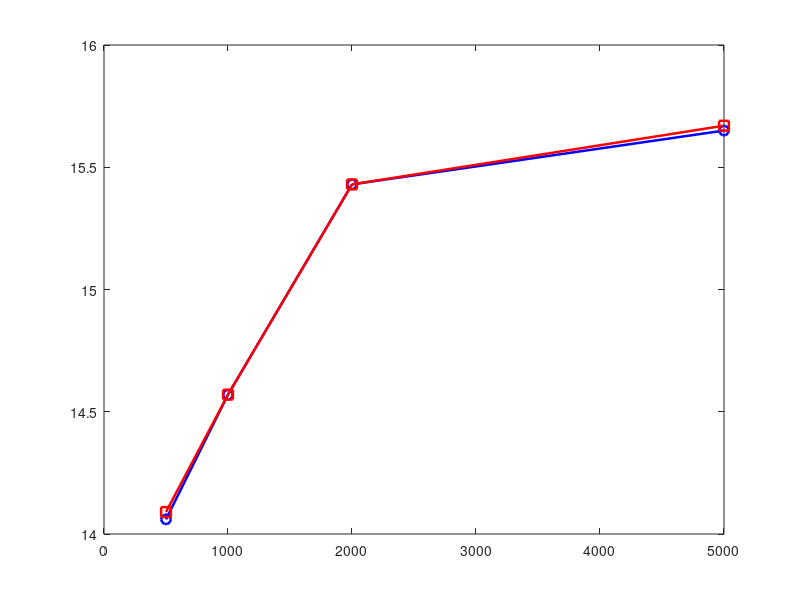

Reproduce this figure in MATLAB. (Note: this script raises an error after producing the figure.)
%% plots.m
%
% Plots produced:
%   1. itnlim vs SDR       (M=1024, both solvers)
%   2. itnlim vs Time      (M=1024, both solvers)
%   3. Time vs SDR         (M=1024, both solvers — Pareto frontier)
%   4. atol vs SDR         (M=1024, lsmr_op, itnlim=500)
%   5. atol vs Time        (M=1024, lsmr_op, itnlim=500)
%   6. SDR vs M            (scaling across M=1024,2048,4096)
%   7. Time vs M           (scaling across M=1024,2048,4096)

clear; clc; close all;

% =========================================================================
%  Data from benchmarks
%  All runs: AM method, mamavatu.wav at 16kHz, 50% random gap,
%            K=10, maxit=20, nmfit=1, atol=0 (unless noted)
% =========================================================================

%% --- M=1024, F=2048 itnlim sweep ----------------------------------------
itnlim_vals = [500, 1000, 2000, 5000];

time_mat  = [278,  529,  641,  787];
sdr_mat   = [14.06, 14.57, 15.43, 15.65];

time_op   = [352,  309,  393,  433];
sdr_op    = [14.09, 14.57, 15.43, 15.67];

% Reference lines (exact solvers, M=1024)
time_bsl_1024  = 218;
sdr_bsl_1024   = 14.76;
time_chol_1024 = 219;
sdr_chol_1024  = 14.76;

%% --- atol sweep (M=1024, lsmr_op, itnlim=500) ---------------------------
% atol: 1e-6, 1e-9, 0
atol_vals    = [1e-6,  1e-9,  0];
atol_labels  = {'1e-6', '1e-9', '0'};
time_atol_op = [377,   446,   272];
sdr_atol_op  = [13.18, 14.09, 14.09];

%% --- Scaling across M ---------------------------------------------------
M_vals = [1024, 2048, 4096];

% Exact solvers (backslash — cleaner timing at each M)
time_bsl   = [218,  787,  1868];
sdr_bsl    = [14.76, 16.14, 16.49];

% lsmr_op at itnlim=1000
time_op_1k = [309,  1010, 1636];
sdr_op_1k  = [14.57, 14.87, 15.47];

% lsmr_op at itnlim=2000
time_op_2k = [393,  1186, 2604];
sdr_op_2k  = [15.43, 15.56, 16.27];


% =========================================================================
%  Plot 1 — itnlim vs SDR (M=1024)
% =========================================================================
figure('Name', 'itnlim vs SDR');
plot(itnlim_vals, sdr_mat, 'b-o', 'LineWidth', 1.8, 'MarkerSize', 7, ...
    'DisplayName', 'lsmr\_matrix');
hold on;
plot(itnlim_vals, sdr_op, 'r-s', 'LineWidth', 1.8, 'MarkerSize', 7, ...
    'DisplayName', 'lsmr\_op');
yline(sdr_bsl_1024, 'k--', 'LineWidth', 1.4, 'DisplayName', 'backslash / cholesky');
grid on;
xlabel('itnlim');
ylabel('SDR (dB)');
title('Iteration limit vs reconstruction quality  (M=1024)');
legend('Location', 'southeast');
xlim([0 5500]);
saveas(gcf, 'plot1_itnlim_vs_sdr.png');

% =========================================================================
%  Plot 2 — itnlim vs Time (M=1024)
% =========================================================================
figure('Name', 'itnlim vs Time');
plot(itnlim_vals, time_mat, 'b-o', 'LineWidth', 1.8, 'MarkerSize', 7, ...
    'DisplayName', 'lsmr\_matrix');
hold on;
plot(itnlim_vals, time_op, 'r-s', 'LineWidth', 1.8, 'MarkerSize', 7, ...
    'DisplayName', 'lsmr\_op');
yline(time_bsl_1024,  'k--', 'LineWidth', 1.4, 'DisplayName', 'backslash');
yline(time_chol_1024, 'k:',  'LineWidth', 1.4, 'DisplayName', 'cholesky');
grid on;
xlabel('itnlim');
ylabel('Wall-clock time (s)');
title('Iteration limit vs computation time  (M=1024)');
legend('Location', 'northwest');
xlim([0 5500]);
saveas(gcf, 'plot2_itnlim_vs_time.png');

% =========================================================================
%  Plot 3 — Time vs SDR  (Pareto frontier, M=1024)
% =========================================================================
figure('Name', 'Time vs SDR');
plot(time_mat, sdr_mat, 'b-o', 'LineWidth', 1.8, 'MarkerSize', 7, ...
    'DisplayName', 'lsmr\_matrix');
hold on;
plot(time_op, sdr_op, 'r-s', 'LineWidth', 1.8, 'MarkerSize', 7, ...
    'DisplayName', 'lsmr\_op');
% Label itnlim on each point
for k = 1:length(itnlim_vals)
    text(time_mat(k)+8, sdr_mat(k), sprintf('%d', itnlim_vals(k)), ...
        'FontSize', 9, 'Color', 'b');
    text(time_op(k)+8,  sdr_op(k),  sprintf('%d', itnlim_vals(k)), ...
        'FontSize', 9, 'Color', 'r');
end
% Exact solver reference point
plot(time_bsl_1024, sdr_bsl_1024, 'k*', 'MarkerSize', 12, ...
    'LineWidth', 2, 'DisplayName', 'backslash / cholesky');
grid on;
xlabel('Wall-clock time (s)');
ylabel('SDR (dB)');
title('Accuracy--speed tradeoff  (M=1024)');
legend('Location', 'southeast');
saveas(gcf, 'plot3_time_vs_sdr.png');

% =========================================================================
%  Plot 4 — atol vs SDR (M=1024, lsmr_op, itnlim=500)
% =========================================================================
figure('Name', 'atol vs SDR');
semilogx([1e-6, 1e-9, 1e-15], sdr_atol_op, 'r-s', ...
    'LineWidth', 1.8, 'MarkerSize', 8);
hold on;
yline(sdr_bsl_1024, 'k--', 'LineWidth', 1.4, 'DisplayName', 'backslash');
grid on;
xlabel('atol');
ylabel('SDR (dB)');
title('Tolerance vs reconstruction quality  (lsmr\_op, M=1024, itnlim=500)');
% Use 0 as ~machine epsilon on the log axis
xticks([1e-15 1e-9 1e-6]);
xticklabels({'0 (eps)', '1e-9', '1e-6'});
legend({'lsmr\_op', 'backslash / cholesky'}, 'Location', 'southeast');
annotation('textbox', [0.15 0.2 0.5 0.1], 'String', ...
    'atol has no measurable effect on SDR — itnlim is the binding constraint', ...
    'EdgeColor', 'none', 'FontSize', 9, 'Color', [0.4 0.4 0.4]);
saveas(gcf, 'plot4_atol_vs_sdr.png');

% =========================================================================
%  Plot 5 — atol vs Time (M=1024, lsmr_op, itnlim=500)
% =========================================================================
figure('Name', 'atol vs Time');
semilogx([1e-6, 1e-9, 1e-15], time_atol_op, 'r-s', ...
    'LineWidth', 1.8, 'MarkerSize', 8);
hold on;
yline(time_chol_1024, 'k--', 'LineWidth', 1.4);
grid on;
xlabel('atol');
ylabel('Wall-clock time (s)');
title('Tolerance vs computation time  (lsmr\_op, M=1024, itnlim=500)');
xticks([1e-15 1e-9 1e-6]);
xticklabels({'0 (eps)', '1e-9', '1e-6'});
legend({'lsmr\_op', 'cholesky'}, 'Location', 'northeast');
saveas(gcf, 'plot5_atol_vs_time.png');

% =========================================================================
%  Plot 6 — SDR vs M  (scaling)
% =========================================================================
figure('Name', 'SDR vs M');
plot(M_vals, sdr_bsl,   'k-*',  'LineWidth', 1.8, 'MarkerSize', 9, ...
    'DisplayName', 'backslash (exact)');
hold on;
plot(M_vals, sdr_op_1k, 'r--s', 'LineWidth', 1.8, 'MarkerSize', 7, ...
    'DisplayName', 'lsmr\_op  itnlim=1000');
plot(M_vals, sdr_op_2k, 'b--o', 'LineWidth', 1.8, 'MarkerSize', 7, ...
    'DisplayName', 'lsmr\_op  itnlim=2000');
grid on;
xlabel('Window length M');
ylabel('SDR (dB)');
title('Reconstruction quality vs problem scale');
legend('Location', 'southeast');
xticks(M_vals);
xticklabels({'1024', '2048', '4096'});
saveas(gcf, 'plot6_sdr_vs_M.png');

% =========================================================================
%  Plot 7 — Time vs M  (scaling)
% =========================================================================
figure('Name', 'Time vs M');
plot(M_vals, time_bsl,   'k-*',  'LineWidth', 1.8, 'MarkerSize', 9, ...
    'DisplayName', 'backslash (exact)');
hold on;
plot(M_vals, time_op_1k, 'r--s', 'LineWidth', 1.8, 'MarkerSize', 7, ...
    'DisplayName', 'lsmr\_op  itnlim=1000');
plot(M_vals, time_op_2k, 'b--o', 'LineWidth', 1.8, 'MarkerSize', 7, ...
    'DisplayName', 'lsmr\_op  itnlim=2000');
grid on;
xlabel('Window length M');
ylabel('Wall-clock time (s)');
title('Computation time vs problem scale');
legend('Location', 'northwest');
xticks(M_vals);
xticklabels({'1024', '2048', '4096'});
saveas(gcf, 'plot7_time_vs_M.png');

fprintf('\nAll 7 plots saved as PNG files.\n');
